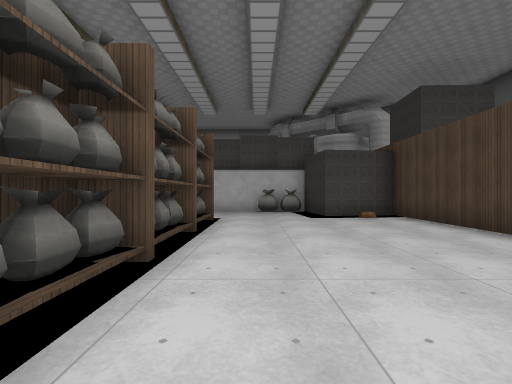
[1] (above)

17 first-person views from a walk through a 3-D level made in the Godot game engine. The camera is 1.4 m above the floor, looks level and sees 85° across. The floor is counted in squares, 2 m on a side. Each view is taken from the middle of a square. On the plan, view 1 faces up. The plan holds only what a view shows up to about 9 squares ahead; the rest is blank. Some surface patterns are stand-ins.

[2]
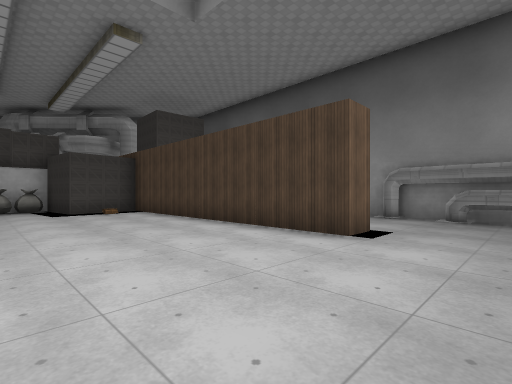

[3]
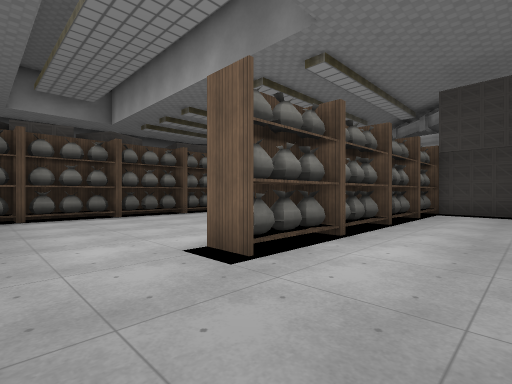

[4]
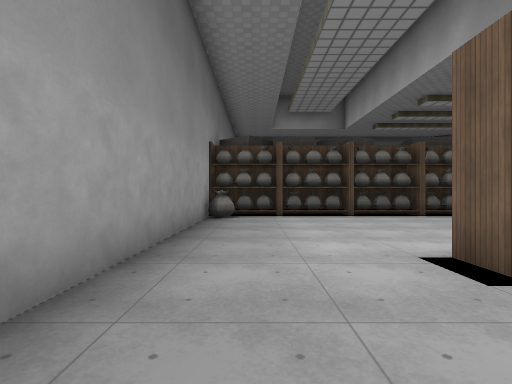

[5]
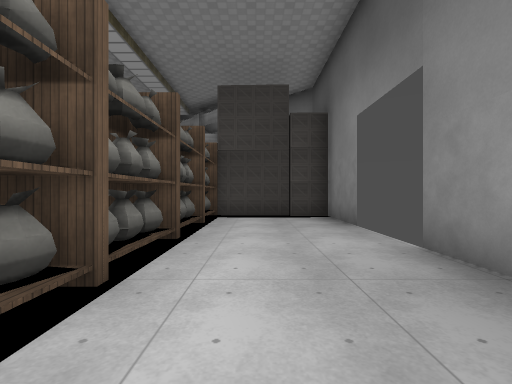

[6]
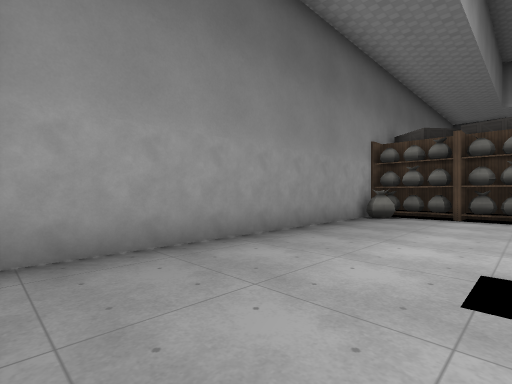

[7]
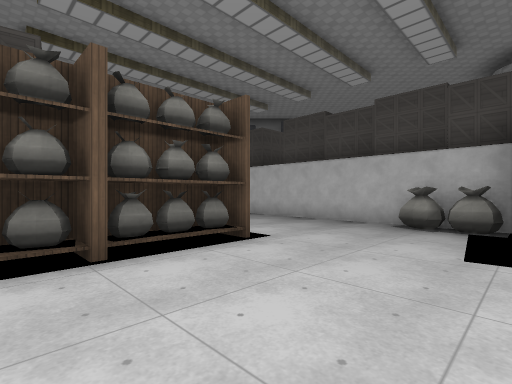

[8]
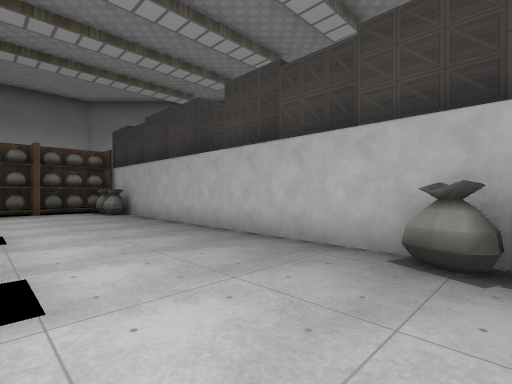

[9]
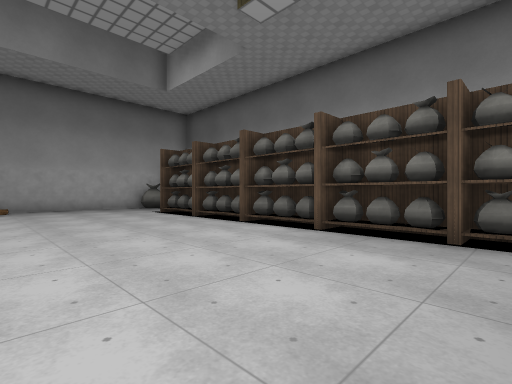

[10]
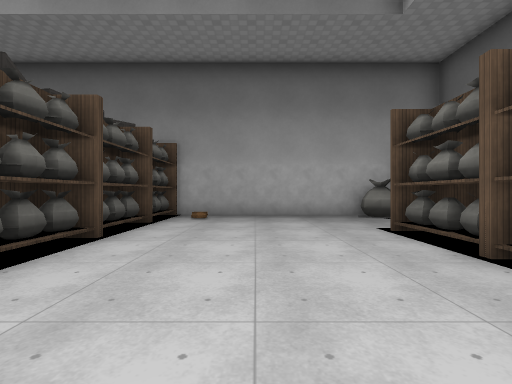

[11]
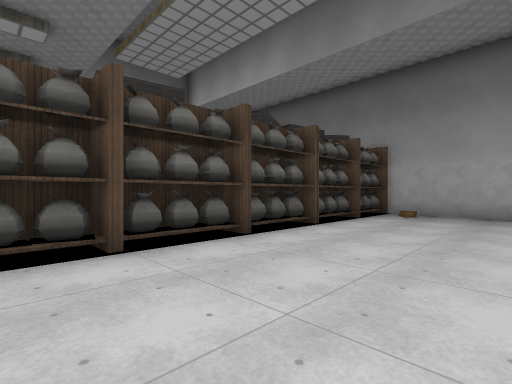

[12]
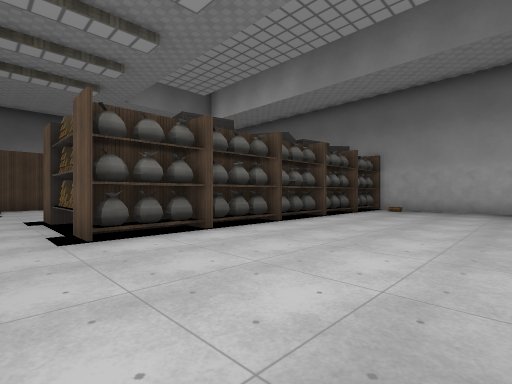

[13]
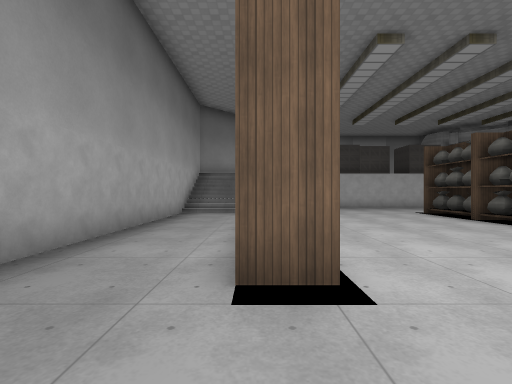

[14]
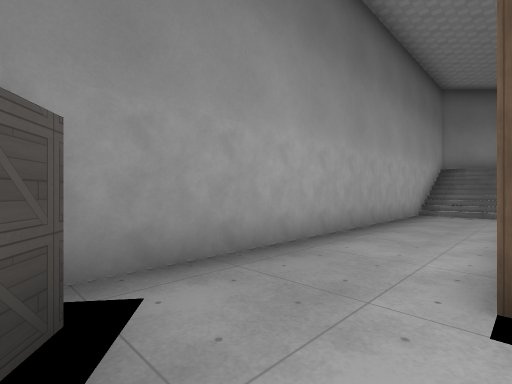

[15]
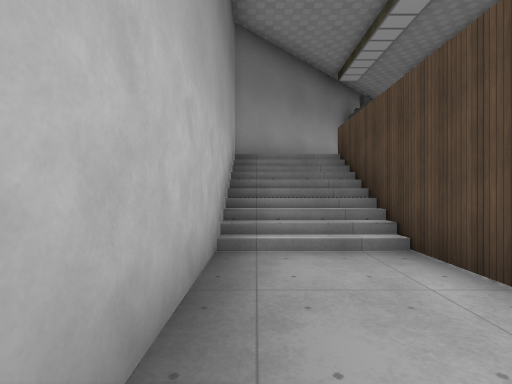

[16]
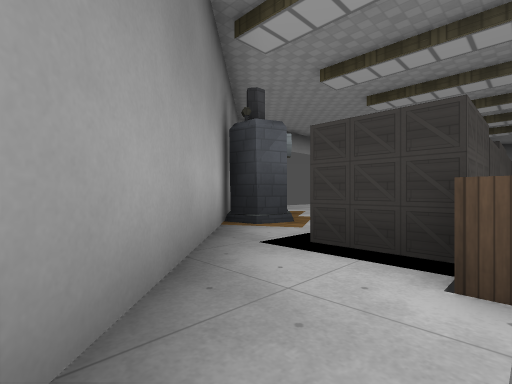

[17]
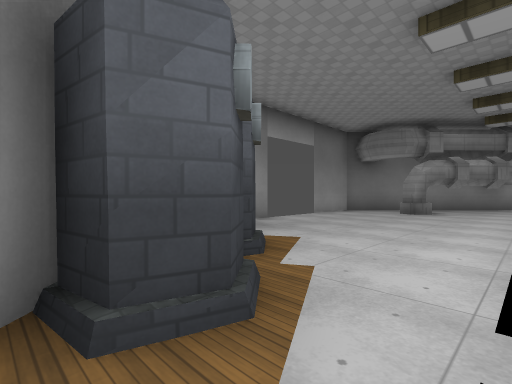

### Floor plan
Key: @ floor where view 1 was taken; # wall or solid block; . main floor; : floor 3 m higher than the main floor; / step, stairs or slope; S shelf; B bag; C crate; O other object.
Columns run from 13 left of view 1 to 8 right of it. Each row starts with its distance up from view 1.
 18          #
 17          ::::
 16         ::::::
 15      ##:::::::#
 14    ###:::::::::
 13   ##:::::::::::
 12  ##:::::::::::
 11 ##::C CCCCC#CC C
 10 #//SOB.......BB#   #
  9 #//B...........# O##
  8 #//#...........##S..C#
  7 #.BS.....###.....B...#
  6 #..#.....SS #....#...#
  5 #.BS.....####...BS....
  4 #..#.....S ##....#....
  3 #.BS.....####...BS...#
  2 #..#.....S ##....#...#
  1 #.BS.....####....B...#
  0 #........S S#@...S...#
 -1 #........####........#
 -2 # .......####........#
 -3   #B.....S #B........
 -4     #####    ########

Positions as (right, up) in squares from view 1, and headings:
1: (0, 0), facing up
2: (0, -2), facing up-right
3: (7, -2), facing up-left
4: (7, -2), facing left
5: (6, 0), facing up
6: (7, 0), facing down-left
7: (2, 4), facing up-left
8: (1, 7), facing up-left
9: (-5, 9), facing down-left
10: (-7, 5), facing down
11: (-8, 6), facing down-right
12: (-9, 8), facing down-right
13: (-10, -2), facing up
14: (-10, -2), facing up-left
15: (-12, 4), facing up
16: (-12, 10), facing up-right
17: (-9, 12), facing up-right
